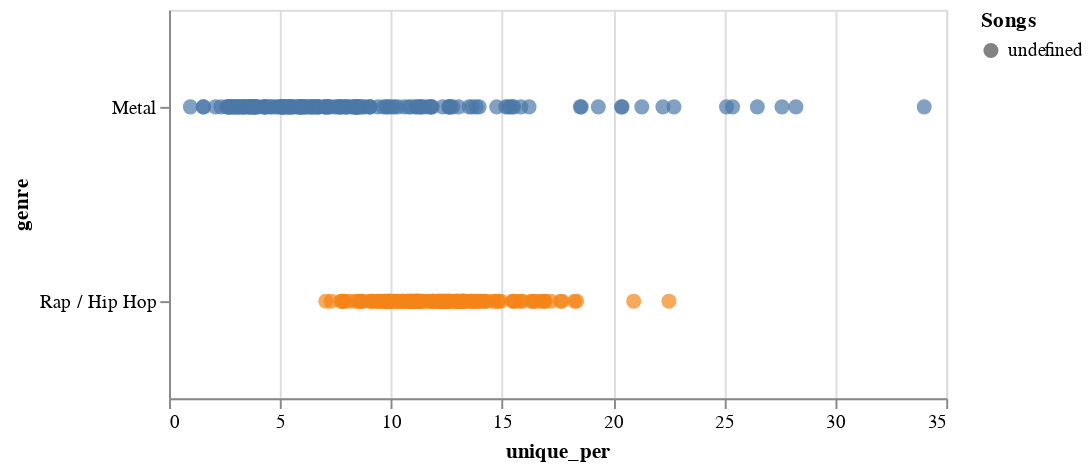

Source (notebook cell):
### Code cell
metal_vocab = pd.read_csv('/work/lyrical_analysis/metal_analysis.csv')
metal_vocab = metal_vocab[['artist','add_one','unique_ratio']]
metal_vocab = metal_vocab.rename(columns = {'add_one':'unique_ct','unique_ratio':'unique_per'})
metal_vocab['genre'] = 'Metal'

rap_vocab = pd.read_csv('/work/lyrical_analysis/assets/rap_vocab.csv')
rap_vocab = rap_vocab[['rapper_clean','recalc','unique_ratio']]
rap_vocab = rap_vocab.rename(columns = {'rapper_clean':'artist','recalc':'unique_ct','unique_ratio':'unique_per'})
rap_vocab['genre'] = 'Rap / Hip Hop'

all_vocab_df = pd.concat([metal_vocab,rap_vocab])


#click = alt.selection_multi(encodings=['color'])

scatter = alt.Chart(all_vocab_df).mark_circle().encode(
    x="unique_per",
    y='genre',
   # x = alt.X('unique_per', scale=alt.Scale(domain=[-20,100])),
   # y = alt.Y('genre', scale=alt.Scale(domain=[-1000, 1000])),
    size=alt.Size('Songs:O',
        scale=alt.Scale(range=(20,100))
    ),
    color=alt.Color('genre', legend=None)
    #tooltip=['Name:N','Horsepower:Q','Miles_per_Gallon:Q',
            # 'Cylinders:O','Origin:N'],
).properties(width=400, height=200).interactive()
scatter

### Figure 1 — Vega-Lite specification as saved in the notebook (floating-point values rounded to 4 significant figures; data arrays with more than 128 entries replaced by an {"elided": "..."} marker saying what was removed)
{"config": {"view": {"continuousWidth": 400, "continuousHeight": 300}}, "data": {"name": "data-98afbd1fb9239e3b2ab8a14de4b1e3a2"}, "mark": "circle", "encoding": {"color": {"type": "nominal", "field": "genre", "legend": null}, "size": {"type": "ordinal", "field": "Songs", "scale": {"range": [20, 100]}}, "x": {"type": "quantitative", "field": "unique_per"}, "y": {"type": "nominal", "field": "genre"}}, "height": 200, "selection": {"selector002": {"type": "interval", "bind": "scales", "encodings": ["x", "y"]}}, "width": 400, "$schema": "https://vega.github.io/schema/vega-lite/v4.8.1.json", "datasets": {"data-98afbd1fb9239e3b2ab8a14de4b1e3a2": {"elided": "360 records"}}}
